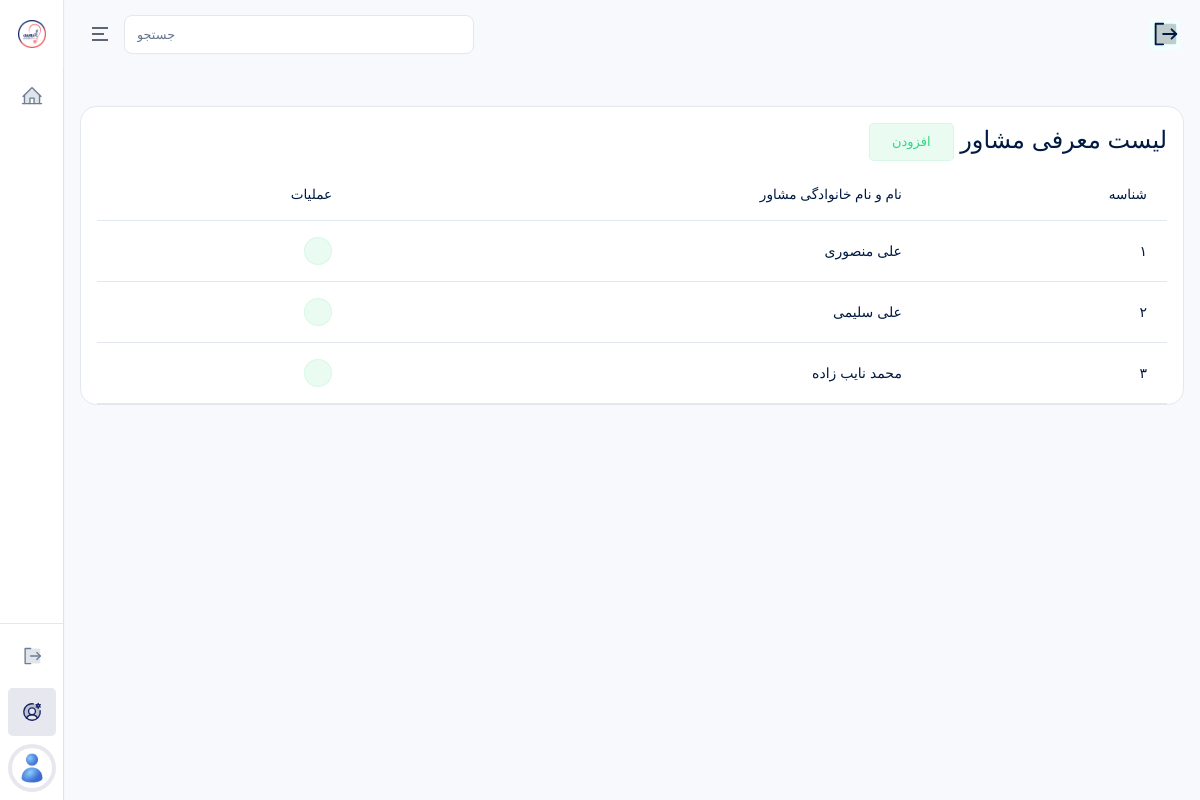
Page /accounts/admins/consultants/ (signed in) on the committed database.
### accounts/models.py (models this page shows, shortened)
class Consultant(models.Model):
    user = models.OneToOneField(User, on_delete=models.CASCADE, related_name="user_consultant", verbose_name="کاربر")
    bio = CKEditor5Field(
        "معرفی و توضیحات",
        config_name="default"
    )
    show_schedules = models.BooleanField(
        default=True,
        verbose_name="نمایش نوبت های مشاوره"
    )
    class Meta:
        verbose_name = "مشاور"
        verbose_name_plural = "مشاورین"

class User(AbstractUser):
    ROLE_CHOICES = (
        ("super_admin", "مدیرکل"),
        ("supervisor", "ناظر"),
        ("consultant", "مشاور"),
        ("student", "داوطلب"),
    )
    role = models.CharField(max_length=30, choices=ROLE_CHOICES, verbose_name="نقش")
    mobile = models.CharField(max_length=15, blank=True, unique=True, verbose_name="شماره موبایل")
    avatar = models.ImageField(upload_to="avatars/", blank=True, null=True, verbose_name="تصویر پروفایل")
    is_suspended = models.BooleanField(default=False, verbose_name="تعلیق شده")
    suspension_reason = models.TextField(blank=True, verbose_name="دلیل تعلیق")
    is_limited = models.BooleanField(default=False, verbose_name="دسترسی محدود (برای مدیرکل)")
    class Meta:
        verbose_name = "کاربر"
        verbose_name_plural = "کاربران"
        ordering = ["-id"]

### accounts/views.py (the view)
# urls.py: path("admins/consultants/", ConsultantListView.as_view(), name="consultant_list"),
class ConsultantListView(RoleRequiredMixin, SuperAdminSidebarContextMixin, ListView):
    allowed_roles = ["super_admin"]
    model = Consultant
    template_name = "accounts/admins/consultant_list.html"
    context_object_name = "consultants"

### accounts/mixins.py (called while the page is built)
    def get_context_data(self, **kwargs):
        context = super().get_context_data(**kwargs)
        context.update({
            "PlansIntroductionCreated": PlansIntroduction.objects.first(),
            "CounselingIntroductionCreated": CounselingIntroduction.objects.first(),
            "EstimationIntroductionCreated": EstimationIntroduction.objects.first(),
            "ChoiceIntroductionCreated": ChoiceIntroduction.objects.first(),
            "LiveIntroductionCreated": LiveIntroduction.objects.first(),
            "AboutUsIntroductionCreated": AboutUsIntroduction.objects.first(),
            "DataIntroductionCreated": DataIntroduction.objects.first(),
        })
        return context

    def test_func(self):
        return (
            self.request.user.is_authenticated and
            self.request.user.role in self.allowed_roles and
            not self.request.user.is_suspended
        )

### pages/views.py (called while the page is built, shortened)
def global_context(request):
    has_database_service = False
    wallet = False
    nayeb_link = Consultant.objects.filter(
        user__last_name="نایب زاده"
    ).first()
    try:
        nayeb_consultant_open = User.objects.filter(id=73).first().user_consultant.show_schedules
        jahan_consultant_open = User.objects.filter(id=74).first().user_consultant.show_schedules
    except:
        nayeb_consultant_open = False
        jahan_consultant_open = False
    return {
        "has_database_service": has_database_service,
        "nayeb_link": nayeb_link,
        "wallet": wallet,
        "nayeb_consultant_open": nayeb_consultant_open,
        "jahan_consultant_open": jahan_consultant_open,
    }

### templates/accounts/admins/consultant_list.html (shortened to what this page needs)
{% extends 'bases/dashboard.html' %}
{% load static %}
{% block content %}
<div class="table-responsive" dir="rtl">
    <div class="card-header justify-content-between">
        <div class="card-title">
            <h4>
                لیست معرفی مشاور
                <a href="{% url 'admin_consultant_add' %}">
                    <span class="btn btn-success-transparent">افزودن</span>
                </a>
            </h4>
        </div>
    </div>
    <table class="table text-nowrap table-hover">
        <thead>
            <tr>
                <th scope="col">شناسه</th>
                <th scope="col">نام و نام خانوادگی مشاور</th>
                <th scope="col">عملیات</th>
            </tr>
        </thead>
        <tbody>
            {% for consultant in consultants %}
            <tr>
                <td>
                    {{ consultant.id }}
                </td>
                <td>
                    {{ consultant.user.get_full_name }}
                </td>
                <td>
                    <a href="{% url 'admin_consultant_edit' consultant.id %}" class="btn btn-icon btn-sm btn-success-transparent rounded-pill">
                        <i class="ri-edit-2-line"></i>
                    </a>
                </td>
            </tr>
            {% empty %}
            <tr>
                <td colspan="3" style="text-align: center;">
                    موردی یافت نشد.
                </td>
            </tr>
            {% endfor %}
        </tbody>
    </table>
</div>
{% endblock %}

### rows in the picture
Consultant: id "۱", user.get_full_name "علی منصوری"
Consultant: id "۲", user.get_full_name "علی سلیمی"
Consultant: id "۳", user.get_full_name "محمد نایب زاده"
